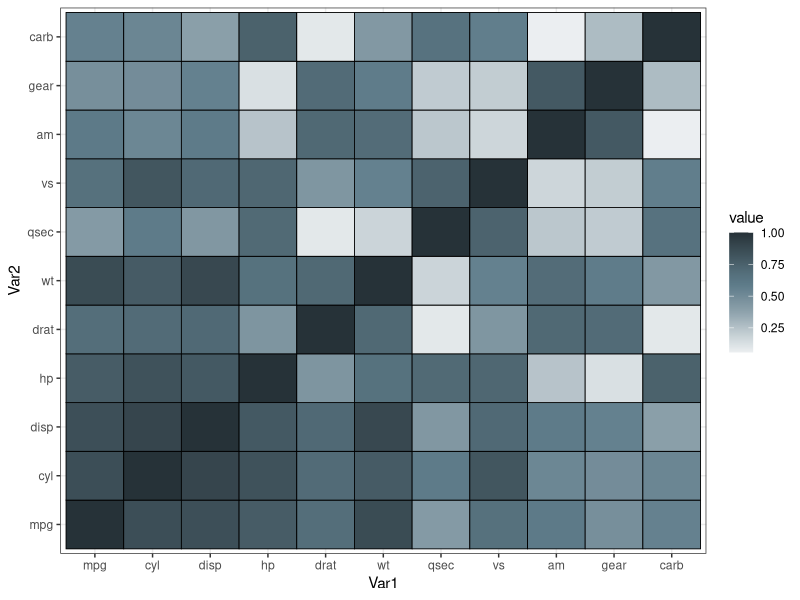

Recreate this plot in R.
library(ggsci)


### Name: scale_color_material
### Title: Material Design Color Palettes
### Aliases: scale_color_material scale_colour_material scale_fill_material

### ** Examples

library("ggplot2")
library("reshape2")
data("mtcars")

cor = abs(cor(mtcars))
cor_melt = melt(cor)

ggplot(cor_melt,
       aes(x = Var1, y = Var2, fill = value)) +
  geom_tile(colour = "black", size = 0.3) +
  theme_bw() + scale_fill_material("blue-grey")
